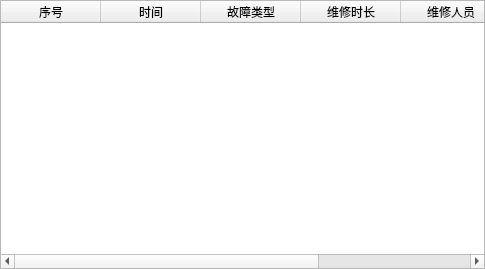
<?xml version="1.0" encoding="UTF-8"?>
<ui version="4.0">
 <class>AgriMachineFaultMessage</class>
 <widget class="QWidget" name="AgriMachineFaultMessage">
  <property name="geometry">
   <rect>
    <x>0</x>
    <y>0</y>
    <width>485</width>
    <height>269</height>
   </rect>
  </property>
  <property name="windowTitle">
   <string>Form</string>
  </property>
  <layout class="QGridLayout" name="gridLayout">
   <property name="leftMargin">
    <number>0</number>
   </property>
   <property name="topMargin">
    <number>0</number>
   </property>
   <property name="rightMargin">
    <number>0</number>
   </property>
   <property name="bottomMargin">
    <number>0</number>
   </property>
   <item row="0" column="0">
    <widget class="QTableWidget" name="tableWidget">
     <column>
      <property name="text">
       <string>序号</string>
      </property>
     </column>
     <column>
      <property name="text">
       <string>时间</string>
      </property>
     </column>
     <column>
      <property name="text">
       <string>故障类型</string>
      </property>
     </column>
     <column>
      <property name="text">
       <string>维修时长</string>
      </property>
     </column>
     <column>
      <property name="text">
       <string>维修人员</string>
      </property>
     </column>
     <column>
      <property name="text">
       <string>主要故障原因</string>
      </property>
     </column>
    </widget>
   </item>
  </layout>
 </widget>
 <resources/>
 <connections/>
</ui>
